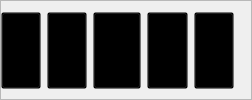
            <widget class="QFrame" name="right_down_3">
             <property name="sizePolicy">
              <sizepolicy hsizetype="Expanding" vsizetype="Expanding">
               <horstretch>2</horstretch>
               <verstretch>2</verstretch>
              </sizepolicy>
             </property>
             <property name="minimumSize">
              <size>
               <width>0</width>
               <height>17</height>
              </size>
             </property>
             <property name="styleSheet">
              <string notr="true">#right_down{

	background-color: transparent;
	
}</string>
             </property>
             <property name="frameShape">
              <enum>QFrame::StyledPanel</enum>
             </property>
             <property name="frameShadow">
              <enum>QFrame::Raised</enum>
             </property>
             <layout class="QHBoxLayout" name="horizontalLayout_70">
              <property name="leftMargin">
               <number>0</number>
              </property>
              <property name="rightMargin">
               <number>17</number>
              </property>
              <property name="bottomMargin">
               <number>10</number>
              </property>
              <item>
               <widget class="QPushButton" name="smoke_detector_3">
                <property name="sizePolicy">
                 <sizepolicy hsizetype="Expanding" vsizetype="Expanding">
                  <horstretch>8</horstretch>
                  <verstretch>8</verstretch>
                 </sizepolicy>
                </property>
                <property name="minimumSize">
                 <size>
                  <width>15</width>
                  <height>15</height>
                 </size>
                </property>
                <property name="styleSheet">
                 <string notr="true">

	background-color: transparent;
	
	
	
	image: url(:/images/phptps/alarmha-12.svg);

</string>
                </property>
                <property name="text">
                 <string/>
                </property>
               </widget>
              </item>
              <item>
               <widget class="QPushButton" name="temp_warning_3">
                <property name="sizePolicy">
                 <sizepolicy hsizetype="Expanding" vsizetype="Expanding">
                  <horstretch>8</horstretch>
                  <verstretch>8</verstretch>
                 </sizepolicy>
                </property>
                <property name="minimumSize">
                 <size>
                  <width>16</width>
                  <height>19</height>
                 </size>
                </property>
                <property name="styleSheet">
                 <string notr="true">

	background-color: transparent;
	image: url(:/images/phptps/alarmha-13.svg);
</string>
                </property>
                <property name="text">
                 <string/>
                </property>
               </widget>
              </item>
              <item>
               <widget class="QPushButton" name="motion_detector_5">
                <property name="sizePolicy">
                 <sizepolicy hsizetype="Expanding" vsizetype="Expanding">
                  <horstretch>8</horstretch>
                  <verstretch>8</verstretch>
                 </sizepolicy>
                </property>
                <property name="minimumSize">
                 <size>
                  <width>48</width>
                  <height>23</height>
                 </size>
                </property>
                <property name="styleSheet">
                 <string notr="true">

background-color: transparent;
image: url(:/images/phptps/alarmha-15.svg);
</string>
                </property>
                <property name="text">
                 <string/>
                </property>
               </widget>
              </item>
              <item>
               <widget class="QPushButton" name="motion_detector_6">
                <property name="sizePolicy">
                 <sizepolicy hsizetype="Expanding" vsizetype="Expanding">
                  <horstretch>8</horstretch>
                  <verstretch>8</verstretch>
                 </sizepolicy>
                </property>
                <property name="minimumSize">
                 <size>
                  <width>41</width>
                  <height>22</height>
                 </size>
                </property>
                <property name="styleSheet">
                 <string notr="true">image: url(:/images/phptps/alarmha-19.svg);


background-color: transparent;
	image: url(:/images/phptps/alarmha-14.svg);
</string>
                </property>
                <property name="text">
                 <string/>
                </property>
               </widget>
              </item>
              <item>
               <widget class="QPushButton" name="entray_detector_3">
                <property name="sizePolicy">
                 <sizepolicy hsizetype="Expanding" vsizetype="Expanding">
                  <horstretch>8</horstretch>
                  <verstretch>8</verstretch>
                 </sizepolicy>
                </property>
                <property name="minimumSize">
                 <size>
                  <width>21</width>
                  <height>22</height>
                 </size>
                </property>
                <property name="styleSheet">
                 <string notr="true">

	background-color: transparent;
	
	image: url(:/images/phptps/alarmha-16.svg);

</string>
                </property>
                <property name="text">
                 <string/>
                </property>
               </widget>
              </item>
             </layout>
            </widget>
